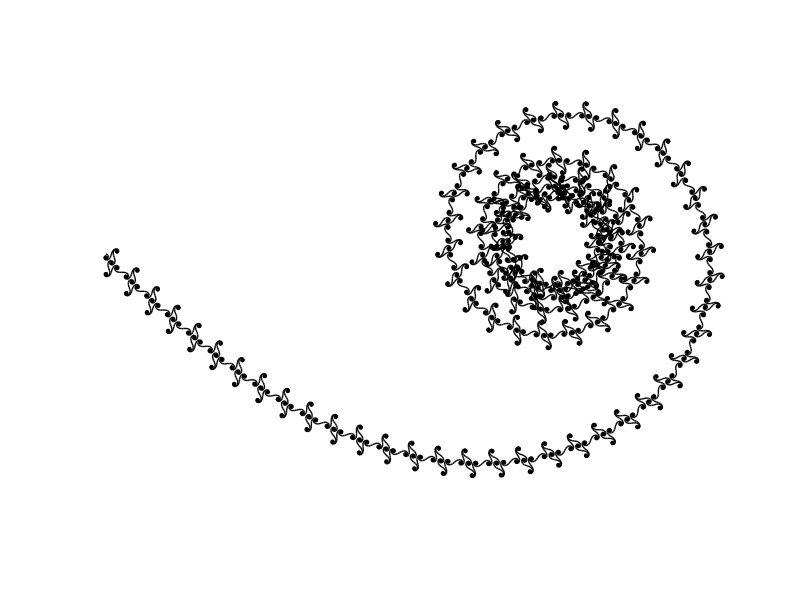

The MATLAB source for this figure:
function Curlicue3
s = sqrt(2)*0.6813;
theta = 0;
phi = 0;
total = 15000;
curx = zeros(1,total);
cury = zeros(1,total);
xn = 0;
yn = 0;
for k = 1:total
    theta = mod(theta+2*pi*s,2*pi);
    phi = mod(phi,2*pi)+theta;
    [x,y] = pol2cart(phi,1);
    xn = x+xn;
    yn = y+yn;
    curx(k) = xn;
    cury(k) = yn;
end
line(curx,cury,'linewidth',1,'color','k')
axis off equal
set(gcf,'color',[1 1 1])
end
